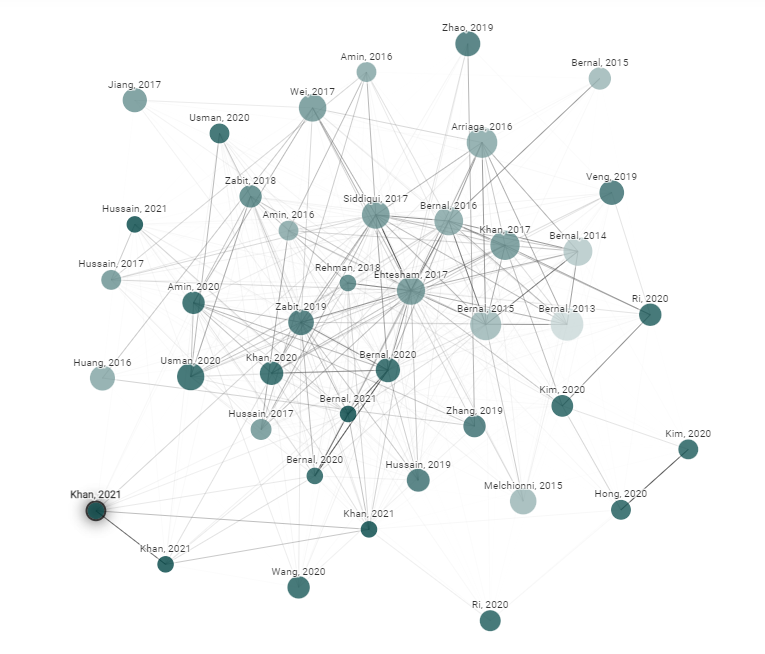
#> input picture graph.PNG, 765 x 654 px, found by its file name
$ jupyter execute combo.ipynb   (older library calls are emulated)
#> lines starting #> are read from the running program, lines starting #| are printed output that depends on the picture; after the words box and inside, x2 and y2 are one past the last pixel; in counts of white or black regions, pixels touching at a corner belong together
[cell 1]
import cv2
import numpy as np
import matplotlib.pyplot as plt
import matplotlib.lines as mlines


# Reading the input image
img = cv2.imread('graph.png')
#> img is the input picture: shape (654, 765, 3); mean B, G, R 247.3, 247.2, 246

# convert to grayscale
grayscale = cv2.cvtColor(img, cv2.COLOR_BGR2GRAY)


imager=cv2.imread('graph.png',0)
#> imager: shape (654, 765); min 27, max 255, mean 246.9
size1=2
gauss_kernel = np.ones((size1,size1),np.float32)/(size1*size1)
imager = cv2.filter2D(imager,-1,gauss_kernel)

size2=3
eros_kernel = np.ones((size2,size2), np.uint8)
img_erosion = cv2.erode(imager, eros_kernel, iterations=2)

#-------------------------------------------------------
imager=img_erosion
for i in range(imager.shape[0]):
    for j in range(imager.shape[1]):
        if imager[i,j]<=120:
            imager[i,j]=255
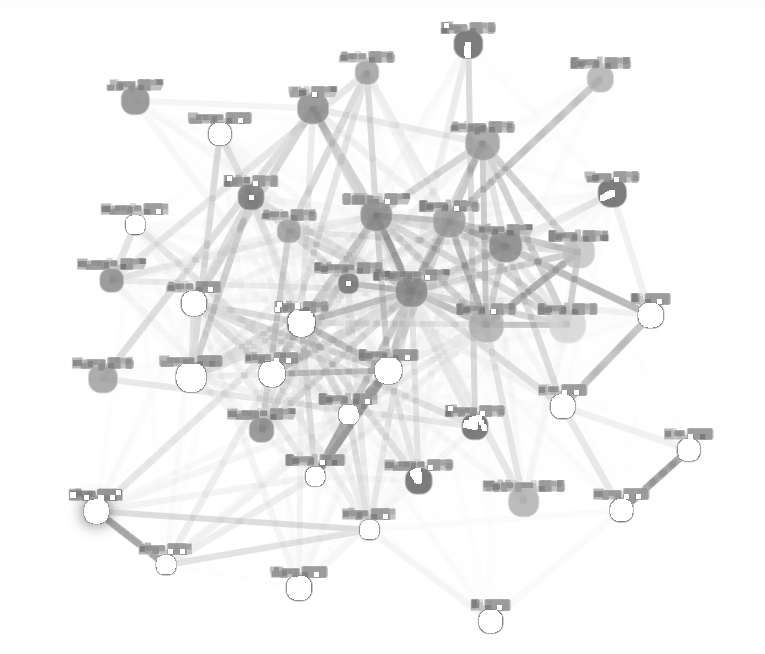
#> imager: shape (654, 765); min 121, max 255, mean 240.9
size3=2
fin_gauss_kernel = np.ones((size3,size3),np.float32)/(size3*size3)
imager = cv2.filter2D(imager,-1,fin_gauss_kernel)


# perform edge detection
edges = cv2.Canny(imager, 10, 10)
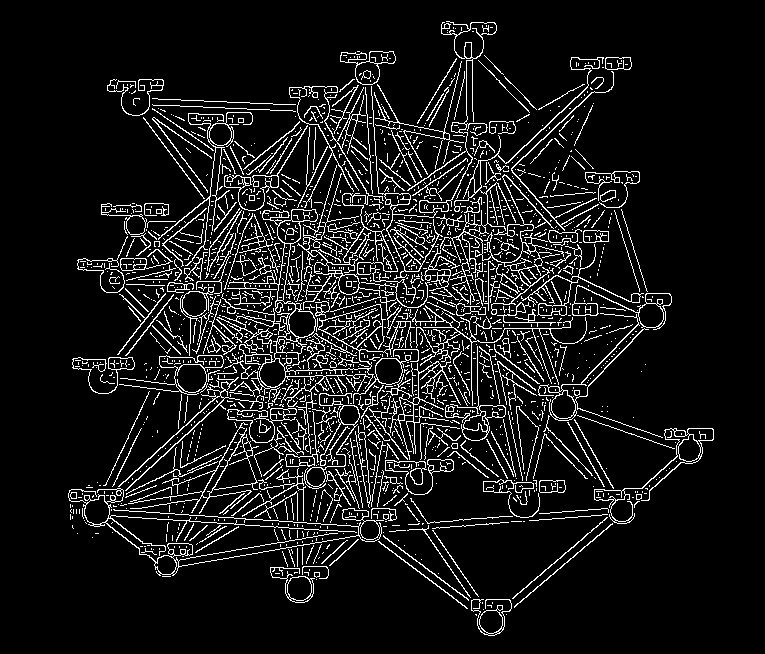
#> edges: shape (654, 765); 9.2% white in thin lines or dots, all inside (x1, y1, x2, y2) = (68, 21, 714, 636)

# detect lines in the image using hough lines technique
lines = cv2.HoughLinesP(edges, 1, np.pi/180, 60, np.array([]), 50, 5)
#> lines = 158 rows, first 6: [450, 225, 546, 135], [120, 495, 293, 334], [470, 296, 532, 298], [467, 200, 554, 118], [310, 529, 360, 532], [112, 493, 221, 391]

# iterate over the output lines and draw them
num_lines=0
for line in lines:
    for x1, y1, x2, y2 in line:
        cv2.line(grayscale, (x1, y1), (x2, y2), (20, 220, 20), 3)
        num_lines+=1
#> this loop made 158 passes
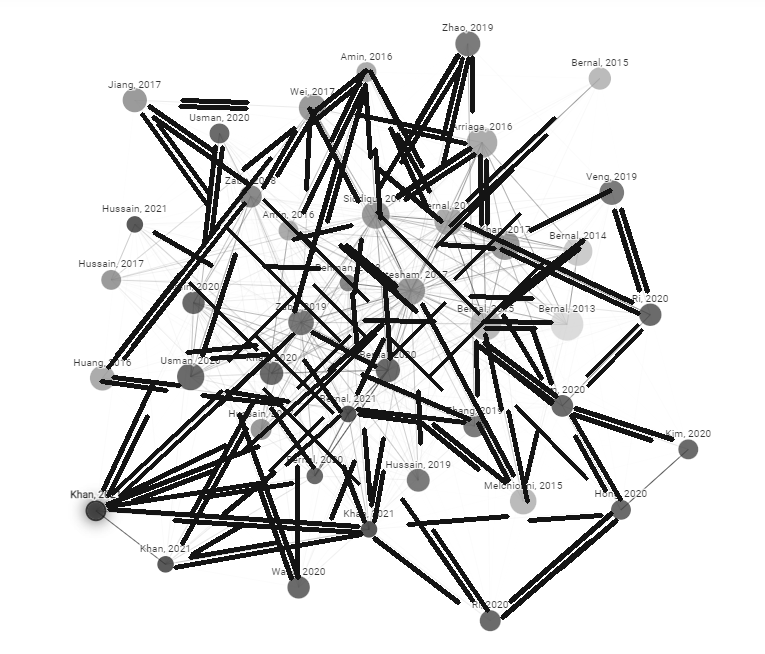
#> grayscale: shape (654, 765); min 20, max 255, mean 218.1
#> after the loop, num_lines = 158

print("Number of Lines Detected: ", num_lines)
#| Number of Lines Detected:  158

##-----------------------------------------------------------------------------
##-----------------------------------------------------------------------------
##-----------------------------------------------------------------------------

from skimage import data
from skimage import transform
from skimage.feature import (match_descriptors, corner_harris,
                             corner_peaks, ORB, plot_matches)
from skimage.color import rgb2gray
import matplotlib.pyplot as plt
import cv2
import numpy as np
import matplotlib.lines as mlines


# Reading the input image
img = cv2.imread('graph.png')

# convert to grayscale
grayscale = cv2.cvtColor(img, cv2.COLOR_BGR2GRAY)


imager=cv2.imread('graph.png',0)
size1=2
gauss_kernel = np.ones((size1,size1),np.float32)/(size1*size1)
imager = cv2.filter2D(imager,-1,gauss_kernel)

size2=3
dil_kernel = np.ones((size2,size2), np.uint8)
img_dilation = cv2.dilate(img, dil_kernel, iterations=2)


img_pre= cv2.cvtColor(img_dilation, cv2.COLOR_BGR2GRAY)
for i in range(img_pre.shape[0]):
    for j in range(img_pre.shape[1]):
        if img_pre[i,j]<=230:
            img_pre[i,j]=0
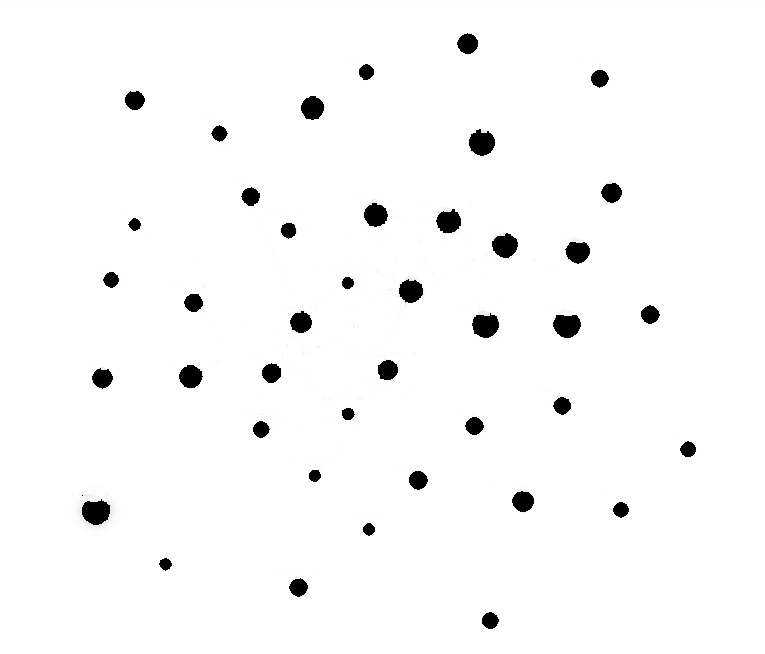
#> img_pre: shape (654, 765); min 0, max 255, mean 248.9

size1=2
gauss_kernel = np.ones((size1,size1),np.float32)/(size1*size1)
imager = cv2.filter2D(img_pre,-1,gauss_kernel)

size2=3
ero_kernel = np.ones((size2,size2), np.uint8)
img_ero = cv2.erode(imager , ero_kernel, iterations=1)
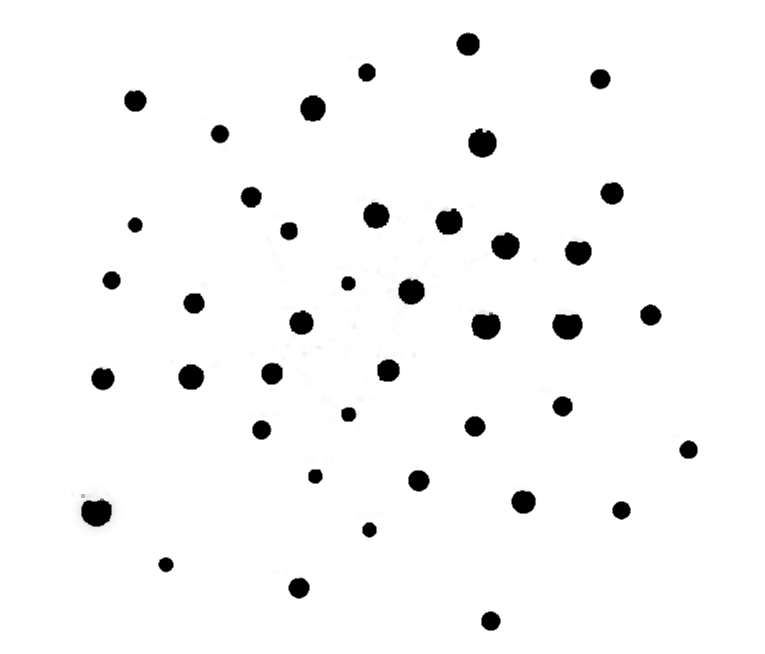
#> img_ero: shape (654, 765); min 0, max 255, mean 247.1


img1=img_ero

# Initiate ORB detector
orb = cv2.ORB_create()
# find the keypoints with ORB
kp = orb.detect(img1,None)
#> kp = 500 keypoints; strongest (x, y, size): (258, 426, 111.1), (219, 129, 111.1), (258, 434, 111.1), (111, 276, 111.1)

#---------------------Filtering of Keypoints-------------------
thresholder=17
keypointer=[]
for indie in range(len(kp)):
    if indie==0:
        keypointer.append(kp[indie])
    else:
        x=kp[indie].pt[0]
        y=kp[indie].pt[1]
        test_len=0
        for p in range(len(keypointer)):
            xp=keypointer[p].pt[0]
            yp=keypointer[p].pt[1]

            dist=((x-xp)**2+(y-yp)**2)**0.5

            if (dist>=thresholder):
                test_len+=1

        if test_len==len(keypointer):
            keypointer.append(kp[indie])
#> this loop made 500 passes
#> (x, y) on passes 2 to 13: (114, 272), (343, 277), (345, 277), (282, 368), (585, 242), (108, 369), (569, 242), (408, 279), (398, 366), (377, 366), (358, 69), (374, 69)
#> x on pass 100: 688
#> after the loop, keypointer = 58 keypoints; strongest (x, y, size): (244, 193, 111.1), (512, 502, 111.1), (415, 487, 92.6), (480, 428, 77.1)


#-----------------------------------------------------------------------

def drawKeyPts(im,keyp,col,th):
#> called with col = (0, 255, 0), th = 5
    for curKey in keyp:
        x=np.int(curKey.pt[0])
        y=np.int(curKey.pt[1])
        size = 10
        cv2.circle(im,(x,y),size, col,thickness=th, lineType=8, shift=0)
#> this loop made 58 passes
#> (curKey, x, y) on passes 1 to 12: (keypoint at (84, 502), size 31, 84, 502), (keypoint at (114, 272), size 31, 114, 272), (keypoint at (343, 277), size 31, 343, 277), (keypoint at (282, 368), size 31, 282, 368), (keypoint at (585, 242), size 31, 585, 242), (keypoint at (108, 369), size 31, 108, 369), (keypoint at (408, 279), size 31, 408, 279), (keypoint at (398, 366), size 31, 398, 366), (keypoint at (377, 366), size 31, 377, 366), (keypoint at (358, 69), size 31, 358, 69), (keypoint at (203, 371), size 31, 203, 371), (keypoint at (491, 241), size 31, 491, 241)
    plt.imshow(im)
    return im


imWithCircles = drawKeyPts(img,keypointer,(0,255,0),5)

print("Number of Nodes Detected: ", len(keypointer))
#| Number of Nodes Detected:  58

##-----------------------------------------------------------------------------
##-----------------------------------------------------------------------------
##-----------------------------------------------------------------------------


import cv2
import numpy as np

# Reading the input image
img = cv2.imread('graph.png', 0)

size1=2
gauss_kernel = np.ones((size1,size1),np.float32)/(size1*size1)
imager = cv2.filter2D(img,-1,gauss_kernel)

size2=3
fil_kernel = np.ones((size2,size2), np.uint8)
img_dilation = cv2.dilate(imager, fil_kernel, iterations=2)
#> img_dilation: shape (654, 765)
img_erosion = cv2.erode(img_dilation, fil_kernel, iterations=30)
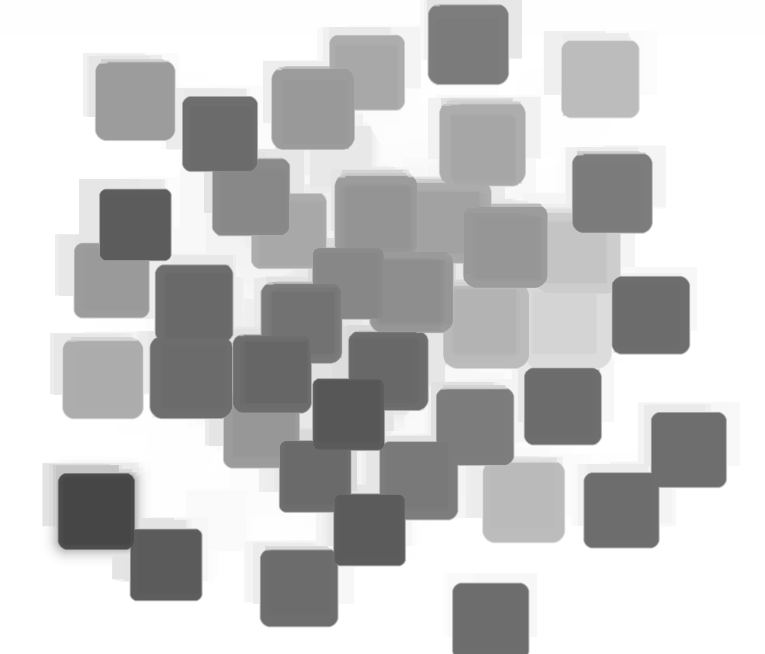
#> img_erosion: shape (654, 765); min 70, max 255, mean 198


# convert to grayscale
image = img_erosion
for i in range(image.shape[0]):
    for j in range(image.shape[1]):
        if image[i,j]<=245:
            image[i,j]=0
        else:
            image[i,j]=255
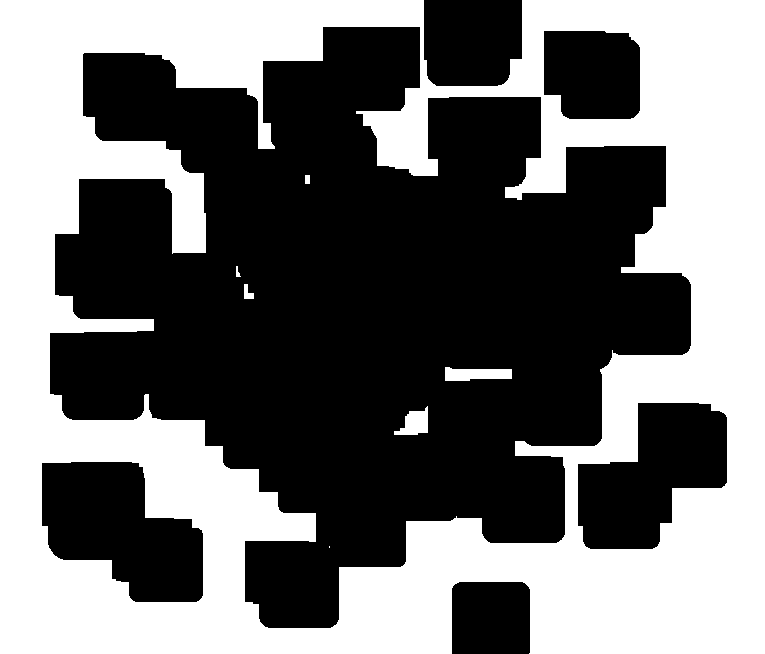
#> image: shape (654, 765); 44.5% white; 7 white regions (1 under 20 px), largest, box (x1, y1, x2, y2) and area: (0, 0, 765, 654) 221373, (445, 367, 512, 381) 732, (394, 406, 428, 435) 587, (244, 284, 254, 299) 96, (305, 175, 310, 184) 45, (236, 266, 241, 277) 32


img_dilation2 = cv2.dilate(image, fil_kernel, iterations=20)
#> img_dilation2: shape (654, 765); 70.9% white; 8 black regions, largest, box (x1, y1, x2, y2) and area: (70, 47, 671, 547) 127104, (62, 482, 183, 582) 5012, (444, 0, 502, 66) 3341


#------------------------------------------------Filling cavities-------------------
# Read image
im_in = img_dilation2

# Threshold.
# Set values equal to or above 220 to 0.
# Set values below 220 to 255.

th, im_th = cv2.threshold(im_in, 220, 255, cv2.THRESH_BINARY_INV);

# Copy the thresholded image.
im_floodfill = im_th.copy()

# Mask used to flood filling.
# Notice the size needs to be 2 pixels than the image.
h, w = im_th.shape[:2]
#> h = 654; w = 765
mask = np.zeros((h+2, w+2), np.uint8)

# Floodfill from point (0, 0)
cv2.floodFill(im_floodfill, mask, (0,0), 255);
#> im_floodfill: shape (654, 765); 98% white; 1 black region, box (x1, y1, x2, y2) and area: (374, 347, 532, 455) 9934

# Invert floodfilled image
im_floodfill_inv = cv2.bitwise_not(im_floodfill)

# Combine the two images to get the foreground.
im_out = im_th | im_floodfill_inv
#> im_out: shape (654, 765); 31.1% white; 8 white regions, largest, box (x1, y1, x2, y2) and area: (70, 47, 671, 547) 137038, (62, 482, 183, 582) 5012, (444, 0, 502, 66) 3341
#------------------------------------------------------------------------------------------

# cv2.imshow('Input', img)
# cv2.imshow('Erosion', img_dilation2)

# cv2.waitKey(0)
#------------------------------------------------------------
def connected_component_label(img,org_image):


    # Converting those pixels with values 1-127 to 0 and others to 1
    img = cv2.threshold(img, 127, 255, cv2.THRESH_BINARY)[1]
    # Applying cv2.connectedComponents()
    num_labels, labels = cv2.connectedComponents(img)
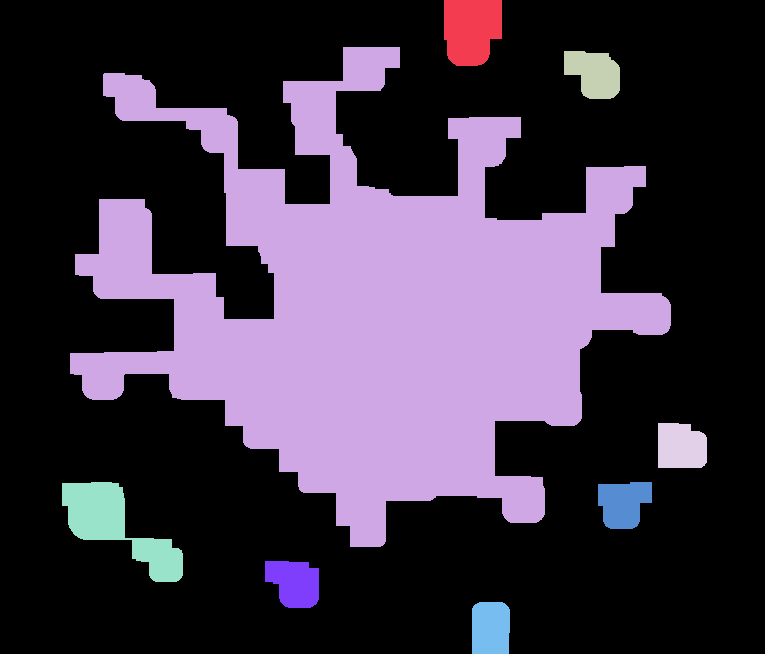
#> labels: shape (654, 765) int32; 9 distinct labels, from 0 to 8; one colour per label, 0 black
#> num_labels = 9

    # Map component labels to hue val, 0-179 is the hue range in OpenCV
    label_hue = np.uint8(179*labels/np.max(labels))
    blank_ch = 255*np.ones_like(label_hue)
    labeled_img = cv2.merge([label_hue, blank_ch, blank_ch])

    # Converting cvt to BGR
    labeled_img = cv2.cvtColor(labeled_img, cv2.COLOR_HSV2BGR)

    # set bg label to black
    labeled_img[label_hue==0] = 0
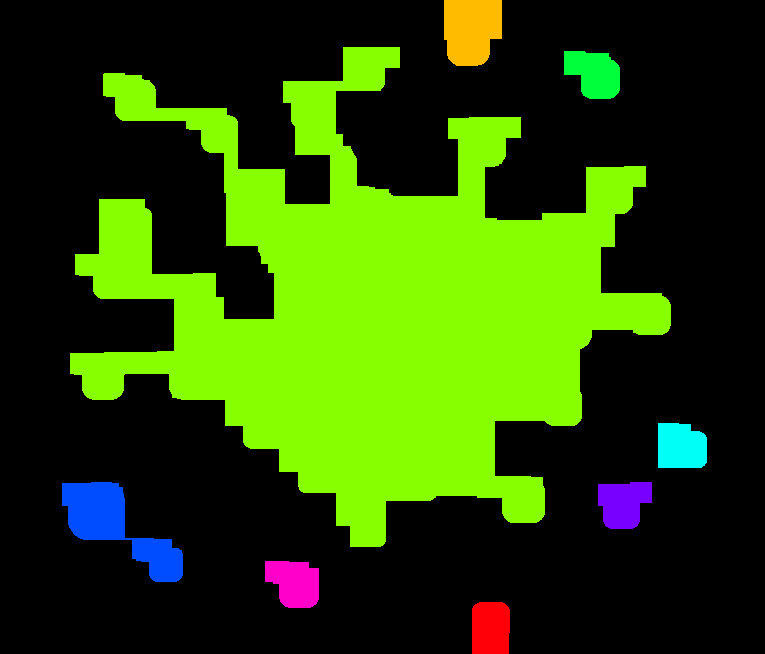
#> labeled_img: shape (654, 765, 3); mean B, G, R 5.7, 73.9, 41.2
    print("Number of Clusters Detected: ", num_labels)
#| Number of Clusters Detected:  9

connected_component_label(im_out,img)
